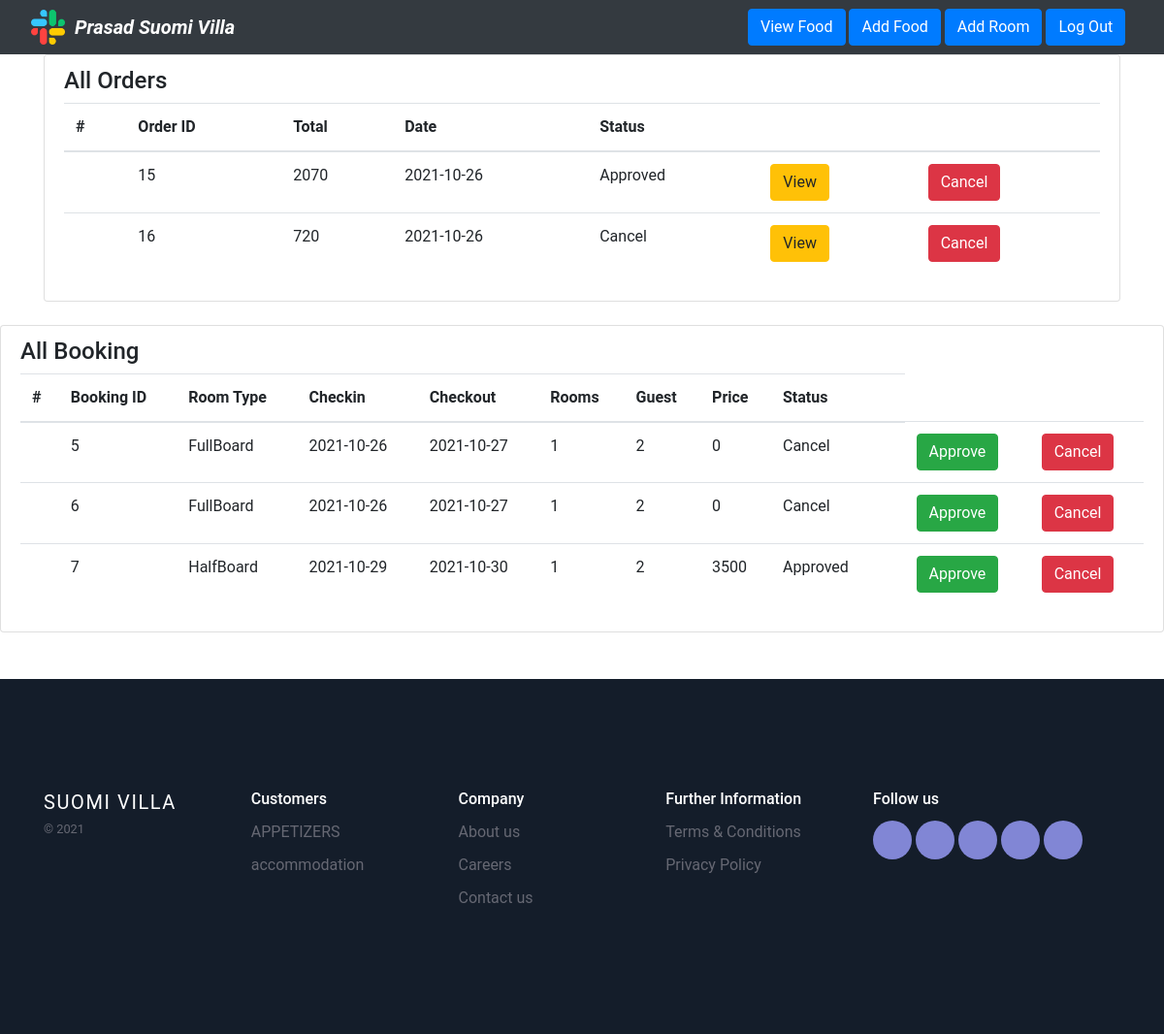
The page /admin_dashboard.php on the database its author committed.
### tables this page shows
CREATE TABLE `tbl_order` (
  `o_id` int(11) NOT NULL,
  `cus_id` int(11) NOT NULL,
  `o_total` double NOT NULL,
  `o_date` date NOT NULL,
  `o_status` varchar(20) NOT NULL
);

CREATE TABLE `tbl_booking` (
  `rid` int(11) NOT NULL,
  `nic` varchar(10) NOT NULL,
  `rtype` varchar(255) NOT NULL,
  `checkin` date NOT NULL,
  `checkout` date NOT NULL,
  `rqty` int(5) NOT NULL,
  `guest` int(5) NOT NULL,
  `price` int(10) NOT NULL,
  `Status` varchar(255) NOT NULL
);

### admin_dashboard.php (the view, shortened to what this page needs)
<?php
  include_Once('./config.php');
?>
<!DOCTYPE html>
<html>
<head>
	<link rel="stylesheet" href="https://maxcdn.bootstrapcdn.com/bootstrap/4.0.0/css/bootstrap.min.css">
	<link rel="stylesheet" type="text/css" href="css/custom.css">
	<link rel="stylesheet" type="text/js" href="js/custom.js">
</head>
<body>
	<nav class="navbar navbar-expand-lg navbar-light $orange-500 bg-dark">
  		<img class="ml-3" src="img/logo.png" alt="Generic placeholder image" width="3%"
  						height="3%">
  		<a class="navbar-brand" href="index.php" id="main_name">&nbsp;&nbsp;<i><b>Prasad Suomi Villa</b></i></a>
  		<div class="collapse navbar-collapse" id="navbarTogglerDemo03">
    		<form class="form-inline my-2 my-lg-0">
            <button class="btn btn-primary my-2 my-sm-0" type="submit"><a href="admin_view_food.php">View Food</a></button>
            <p>&nbsp;</p>
      			<button class="btn btn-primary my-2 my-sm-0" type="submit"><a href="add_food.php">Add Food</a></button>
            <p>&nbsp;</p>
            <button class="btn btn-primary my-2 my-sm-0" type="submit"><a href="add_room.php">Add Room</a></button>
            <p>&nbsp;</p>
            <button class="btn btn-primary my-2 my-sm-0" type="Logout"><a href="login.php">Log Out</a></button>
      			<p>&nbsp;&nbsp;&nbsp;&nbsp;&nbsp;&nbsp;</p>
    		</form>
  		</div>
	</nav>
  <div class="container">
    <div class="row">
      <div class="col">
        <div class="list-group-item">
        <h4>All Orders</h4>
        <table class="table">
          <thead>
              <tr>
                <th scope="col">#</th>
                <th scope="col">Order ID</th>
                <th scope="col">Total</th>
                <th scope="col">Date</th>
                <th scope="col">Status</th>
                <th scope="col"></th>
                <th scope="col"></th>
              </tr>
          </thead>
          <tbody>
             <?php
                   $sql = "SELECT  tbl_order.* FROM tbl_order";
                      if ($result = mysqli_query($con,$sql)) {
                        while ($row = $result->fetch_assoc()) {
                          $orderid = $row["o_id"];
                          $total = $row["o_total"];
                          $order_Date = $row["o_date"];
                          $status = $row["o_status"];
                          echo '<tr scope="row">
                            <td> </td>
                            <td>'.$orderid.'</td>
                            <td>'.$total.'</td>
                            <td>'.$order_Date.'</td>
                            <td>'.$status.'</td>
                            <td>
                            <form action="" method="POST"><input type="submit" id="vieworder" name="vieworder" class="btn btn-warning my-2 my-sm-0" value="View">
                            <input type= "hidden" name="orderid" value="'.$orderid.'"></form></td>
                            <td>
                            <form action="" method="POST"><input type="submit" id="cancel" name="cancel" class="btn btn-danger my-2 my-sm-0" value="Cancel">
                            <input type= "hidden" name="orderid" value="'.$orderid.'"></form></td>
                          </tr>';
                        }
                      }
                  echo '</tbody></table></div>';
              ?>
        </div>
      </div>
    </div>
<br>
    <div class="row">
      <div class="col">
      <div class="list-group-item">
        <h4>All Booking</h4>
        <table class="table">
          <thead>
            <tr>
              <th scope="col">#</th>
              <th scope="col">Booking ID</th>
              <th scope="col">Room Type</th>
              <th scope="col">Checkin</th>
              <th scope="col">Checkout</th>
              <th scope="col">Rooms</th>
              <th scope="col">Guest</th>
              <th scope="col">Price</th>
              <th scope="col">Status</th>
              <th scope="col"></th>
            </tr>
          </thead>
            <?php
                      $sql2 = "SELECT  tbl_booking.*, tbl_customer.* FROM tbl_booking INNER JOIN tbl_customer ON tbl_booking.nic = tbl_customer.NIC";
                      if ($result1 = mysqli_query($con,$sql2)) {
                        while ($row = $result1->fetch_assoc()) {
                          $rid = $row["rid"];
                          $rtype = $row["rtype"];
                          $checkin = $row["checkin"];
                          $checkout = $row["checkout"];
                          $rooms = $row["rqty"];
                          $guest = $row["guest"];
                          $price = $row["price"];
                          $status = $row["Status"];
                          echo '<tr scope="row">
                            <td> </td>
                            <td>'.$rid.'</td>
                            <td>'.$rtype.'</td>
                            <td>'.$checkin.'</td>
                            <td>'.$checkout.'</td>
                            <td>'.$rooms.'</td>
                            <td>'.$guest.'</td>
                            <td>'.$price.'</td>
                            <td>'.$status.'</td>
                            <td>
                            <td>
                            <form action="" method="POST"><input type="submit" id="bapprove" name="bapprove" class="btn btn-success my-2 my-sm-0" value="Approve">
                            <input type= "hidden" name="bookingid" value="'.$rid.'"></form></td>
                            <td>
                            <form action="" method="POST"><input type="submit" id="bcancel" name="bcancel" class="btn btn-danger my-2 my-sm-0" value="Cancel">
                            <input type= "hidden" name="bookingid" value="'.$rid.'"></form></td>
                              </div>
                            </td>
                          </tr>';
                        }
                      }
              ?>
	<br><br>
	<footer class="footer-20192">
      <div class="site-section">
        <div class="container">
          <div class="row">
            <div class="col-sm">
              <a href="#" class="footer-logo">SUOMI VILLA</a>
              <p class="copyright">
                <small>&copy; 2021</small>
              </p>
            </div>
            <div class="col-sm">
              <h3>Customers</h3>
              <ul class="list-unstyled links">
                <li><a href="#">APPETIZERS</a></li>
                <li><a href="#">accommodation</a></li>
              </ul>
            </div>
            <div class="col-sm">
              <h3>Company</h3>
              <ul class="list-unstyled links">
                <li><a href="#">About us</a></li>
                <li><a href="#">Careers</a></li>
                <li><a href="#">Contact us</a></li>
              </ul>
            </div>
            <div class="col-sm">
              <h3>Further Information</h3>
              <ul class="list-unstyled links">
                <li><a href="#">Terms &amp; Conditions</a></li>
                <li><a href="#">Privacy Policy</a></li>
              </ul>
            </div>
            <div class="col-md-3">
              <h3>Follow us</h3>
              <ul class="list-unstyled social">
                <li><a href="#"><span class="icon-facebook"></span></a></li>
                <li><a href="#"><span class="icon-twitter"></span></a></li>
                <li><a href="#"><span class="icon-linkedin"></span></a></li>
                <li><a href="#"><span class="icon-medium"></span></a></li>
                <li><a href="#"><span class="icon-paper-plane"></span></a></li>
              </ul>
            </div>
          </div>
        </div>
      </div>
    </footer>
</body>
</html>

### css/custom.css (style rules this page uses)
a { color: #fff; }
#main_name { color: #fff; }
body { font-family: "Roboto", -apple-system, BlinkMacSystemFont, "Segoe UI", Roboto, "Helvetica Neue", Arial, "Noto Sans", sans-serif, "Apple Color Emoji", "Segoe UI Emoji", "Segoe UI Symbol", "Noto Color Emoji"; }
h1, h2, h3, h4, h5, h6, .h1, .h2, .h3, .h4, .h5, .h6 { font-family: "Roboto", -apple-system, BlinkMacSystemFont, "Segoe UI", Roboto, "Helvetica Neue", Arial, "Noto Sans", sans-serif, "Apple Color Emoji", "Segoe UI Emoji", "Segoe UI Symbol", "Noto Color Emoji"; }
a { -webkit-transition: .3s all ease; -o-transition: .3s all ease; transition: .3s all ease; }
a, a:hover { text-decoration: none !important; }
.footer-20192 { position: relative; color: #fff; padding: 7rem 0; background-color: #141d2a; }
.footer-20192 .container { position: relative; }
.footer-20192 h3 { font-size: 16px; margin-bottom: 10px; margin-top: 0; line-height: 1.5; }
.footer-20192 .links li { margin-bottom: 10px; line-height: 1.5; display: block; }
.footer-20192 .links li a { color: #666873; }
.footer-20192 .social li { display: inline-block; position: relative; }
.footer-20192 .social li a { position: relative; width: 40px; height: 40px; border-radius: 50%; display: inline-block; margin: 0; padding: 0; background-color: #8186d5; color: #fff; }
.footer-20192 .footer-logo { color: #fff; font-size: 20px; text-transform: uppercase; letter-spacing: .1rem; }
.footer-20192 .copyright { color: #666873; }

### rows shown on the page
tbl_order: o_id "15", o_total "2070", o_date "2021-10-26", o_status "Approved"
tbl_order: o_id "16", o_total "720", o_date "2021-10-26", o_status "Cancel"
tbl_booking: rid "5", rtype "FullBoard", checkin "2021-10-26", checkout "2021-10-27", rqty "1", guest "2", price "0", Status "Cancel"
tbl_booking: rid "6", rtype "FullBoard", checkin "2021-10-26", checkout "2021-10-27", rqty "1", guest "2", price "0", Status "Cancel"
tbl_booking: rid "7", rtype "HalfBoard", checkin "2021-10-29", checkout "2021-10-30", rqty "1", guest "2", price "3500", Status "Approved"
